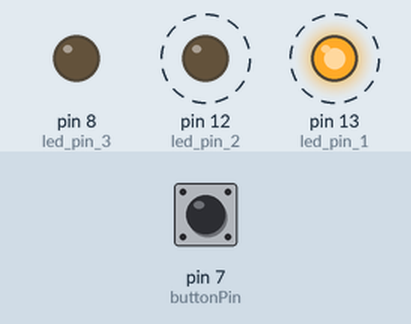
Recording of a sketch running on a simulated Arduino Uno, built with avr-gcc and run on an emulated ATmega328P. Shown: output pins drawn as LEDs (lit = HIGH). Dashed ring = blinking. Inputs (shaded band) come from the test bench; at power-on: pin 7 (buttonPin) HIGH.

Above: at 1.2 s.
1.3 s: pin 7 (buttonPin) pulled LOW for 0.15 s
At 1.37 s:
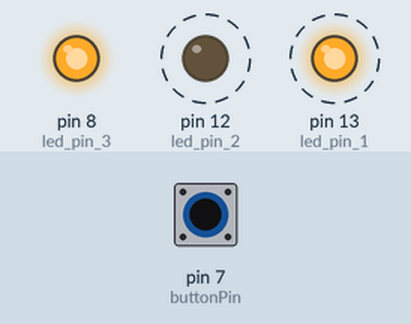
4.4 s: pin 7 (buttonPin) pulled LOW for 1 s
At 5.75 s:
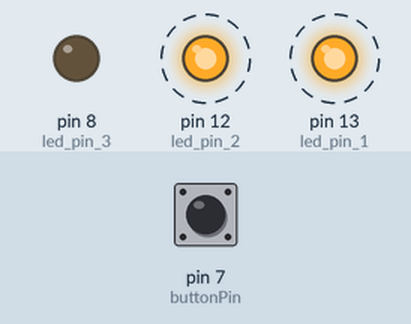
7.4 s: pin 7 (buttonPin) pulled LOW for 0.15 s
At 7.77 s:
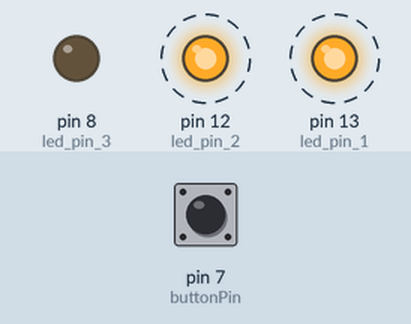
10.4 s: pin 7 (buttonPin) pulled LOW for 3.2 s
At 11.75 s:
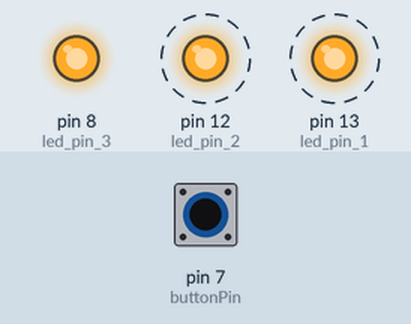
Timing chart, 0 to 16.1 s (numbered marks = the images above; inputs shaded):
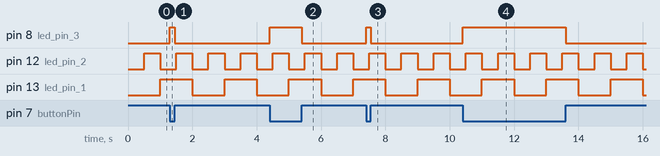

Measured:
- after the input at 1.3 s, pin 8 (led_pin_3): LOW → HIGH at once, → LOW 0.15 s later
- after the input at 4.4 s, pin 8 (led_pin_3): LOW → HIGH at once, → LOW 1.0 s later
- after the input at 7.4 s, pin 8 (led_pin_3): LOW → HIGH at once, → LOW 0.15 s later
- after the input at 10.4 s, pin 8 (led_pin_3): LOW → HIGH at once, → LOW 3.2 s later
- by itself, pin 12 (led_pin_2): alternates HIGH for 0.50 s and LOW for 0.50 s
- by itself, pin 13 (led_pin_1): alternates HIGH for 1.0 s and LOW for 1.0 s

The sketch:

Trafic_Light_Project_V2.ino
```cpp
// LED Blink using millis() - Non-blocking + Push Button Controlled LED

const int led_pin_1 = 13;
const int led_pin_2 = 12;
const int led_pin_3 = 8;     // Third LED pin
const int buttonPin = 7;     // Push button pin

unsigned long pmillis_1 = 0; // store last time LED1 changed
unsigned long pmillis_2 = 0; // store last time LED2 changed

const long interval_1 = 1000; // blink interval for LED1 (ms)
const long interval_2 = 500;  // blink interval for LED2 (ms)

int ledState_1 = LOW;  // current state of LED1
int ledState_2 = LOW;  // current state of LED2

void setup() {
  pinMode(led_pin_1, OUTPUT);
  pinMode(led_pin_2, OUTPUT);
  pinMode(led_pin_3, OUTPUT);
  pinMode(buttonPin, INPUT_PULLUP); // Button to GND when pressed
}

void loop() {
  unsigned long currentMillis = millis();  // get current time

  // LED1 blinking
  if (currentMillis - pmillis_1 >= interval_1) {
    pmillis_1 = currentMillis;
    ledState_1 = (ledState_1 == LOW) ? HIGH : LOW;
    digitalWrite(led_pin_1, ledState_1);
  }

  // LED2 blinking
  if (currentMillis - pmillis_2 >= interval_2) {
    pmillis_2 = currentMillis;
    ledState_2 = (ledState_2 == LOW) ? HIGH : LOW;
    digitalWrite(led_pin_2, ledState_2);
  }

  // LED3 controlled by push button
  int buttonState = digitalRead(buttonPin);
  if (buttonState == LOW) { // Button pressed
    digitalWrite(led_pin_3, HIGH);
  } else {
    digitalWrite(led_pin_3, LOW);
  }
}
```
